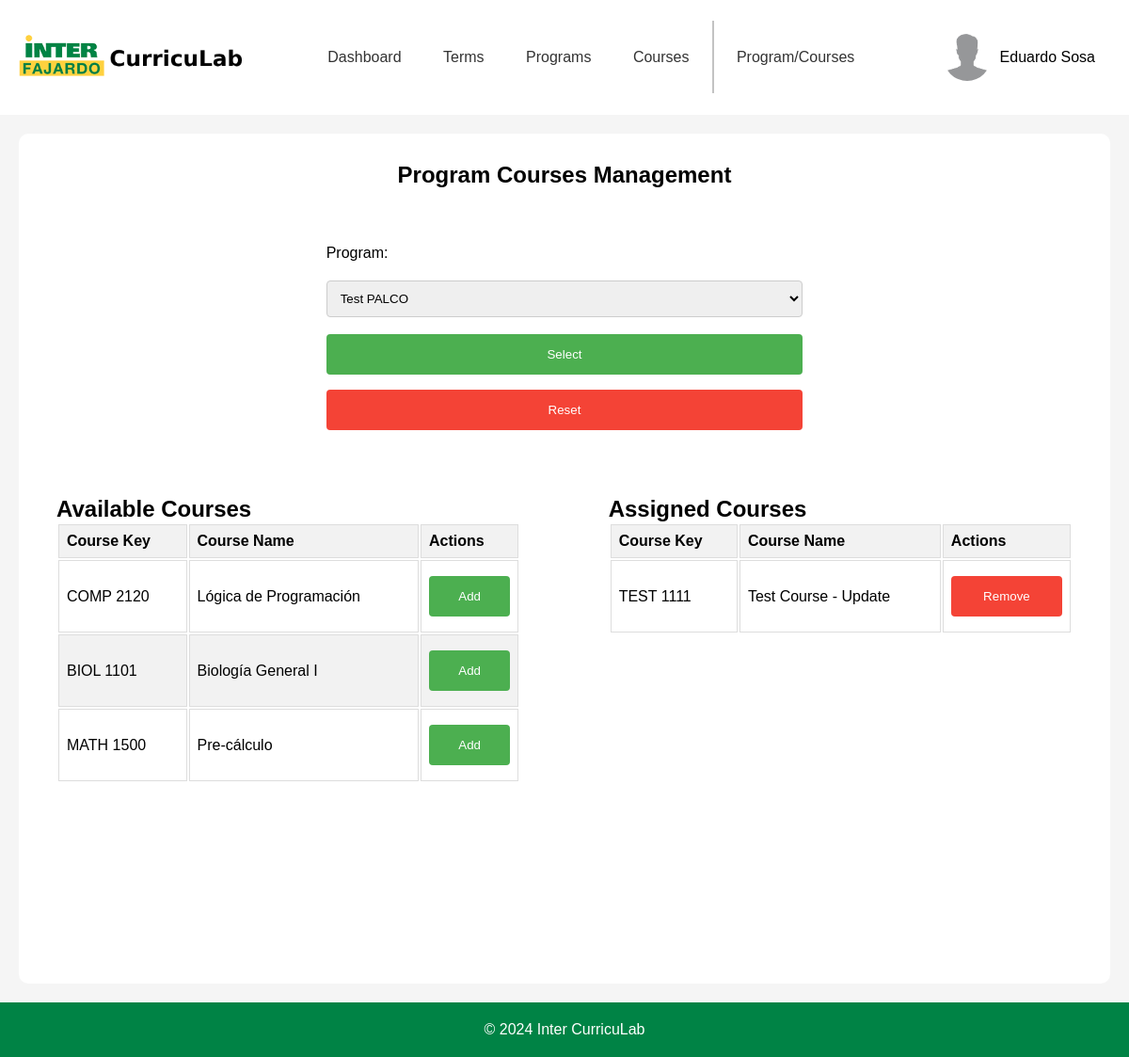
Page /templates/adminPages/adminProgramCourses.php?program=TEST (signed in) on the earlier database version.
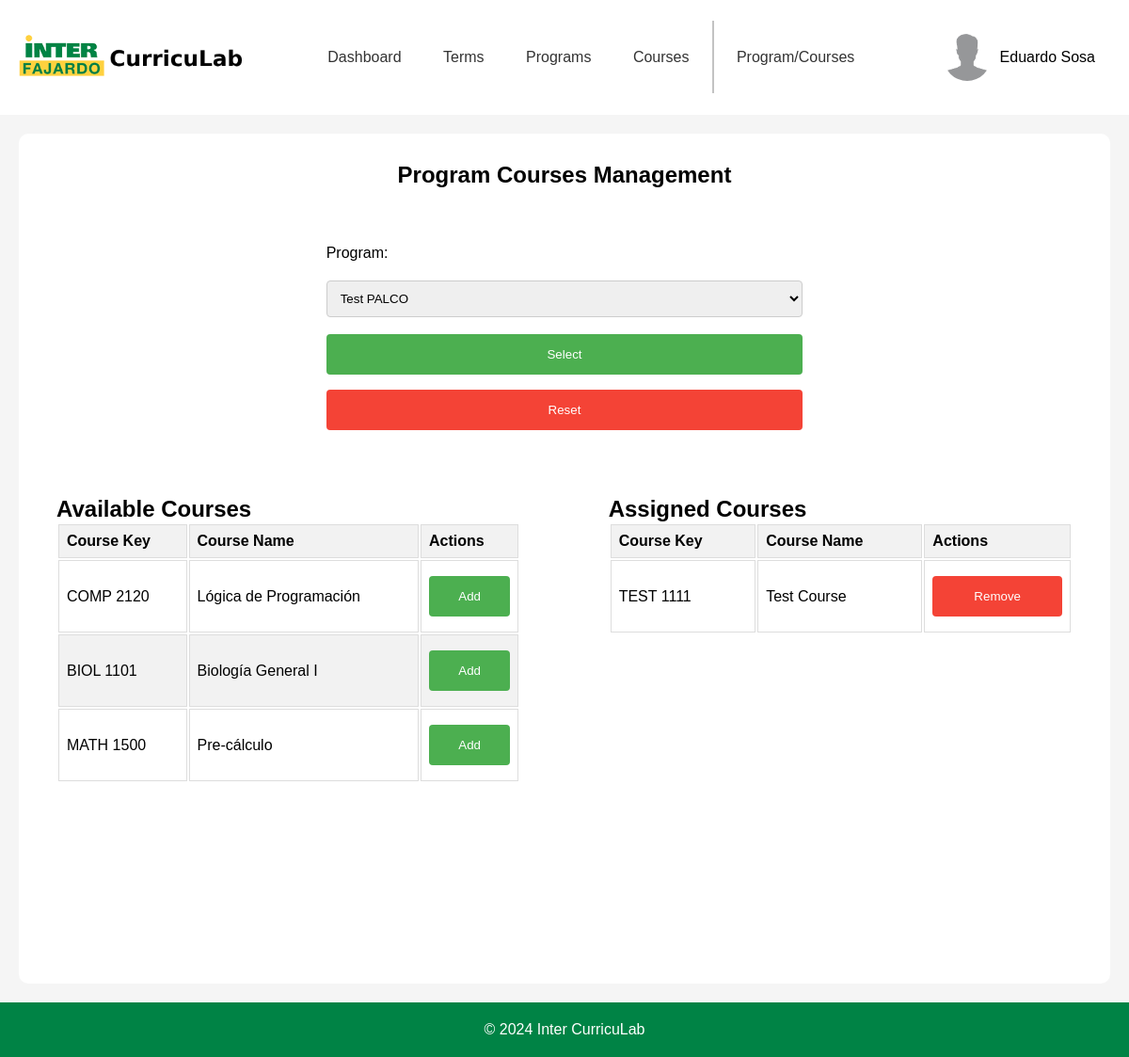
Same page on the later database version.
### tables this page shows
CREATE TABLE "course" (
	"CourseID"	INTEGER NOT NULL UNIQUE,
	"CourseKey"	TEXT,
	"CourseName"	TEXT,
	"CompetencyKey"	TEXT,
	"ObjectiveDescription"	TEXT,
	"EvaluationInstrument"	TEXT,
	"CompetencyMetric"	TEXT,
	PRIMARY KEY("CourseID" AUTOINCREMENT),
	FOREIGN KEY("CompetencyKey") REFERENCES "competency"("CompetencyKey")
);

### templates/adminPages/adminProgramCourses.php (the view, shortened to what the changed rows need)
<?php
$config = require_once '../../backend/php/config.php';
if (!isset($_SESSION['email'])) {
    header('Location: ../index.php');
    exit();
} else {
    if ($config['db']['type'] === 'sqlite') {
        $db = new SQLite3($config['db']['sqlite']['path']);
    } elseif ($config['db']['type'] === 'mysql') {
        $dsn = "mysql:host={$config['db']['mysql']['host']};dbname={$config['db']['mysql']['dbname']}";
        $db = new PDO($dsn, $config['db']['mysql']['username'], $config['db']['mysql']['password']);
    }
    cleanUpProgramCourses($db);
    $queryCourse = "SELECT * FROM course";
    $stmtCourse = $db->prepare($queryCourse);
    $resultCourse = $stmtCourse->execute();
    $courses = fetchAllRows($resultCourse);
    $queryProgramCourse = "SELECT * FROM programCourses";
    $stmtProgramCourse = $db->prepare($queryProgramCourse);
    $resultProgramCourse = $stmtProgramCourse->execute();
    $programCourses = fetchAllRows($resultProgramCourse);
    $selectedProgramKey = $_GET['program'] ?? null;
    if ($selectedProgramKey) {
        $queryProgramCourses = "SELECT * FROM programCourses WHERE ProgramKey = :programKey";
        $stmtProgramCourses = $db->prepare($queryProgramCourses);
        $stmtProgramCourses->bindValue(':programKey', $selectedProgramKey, SQLITE3_TEXT);
        $resultProgramCourses = $stmtProgramCourses->execute();
        $programCourses = fetchAllRows($resultProgramCourses);
    } else {
        $programCourses = [];
    }
}
function fetchAllRows($result) {
    $rows = [];
    while ($row = $result->fetchArray(SQLITE3_ASSOC)) {
        $rows[] = $row;
    }
    return $rows;
}
function cleanUpProgramCourses($db) {
    $queryProgramCourses = "SELECT * FROM programCourses";
    $stmtProgramCourses = $db->prepare($queryProgramCourses);
    $resultProgramCourses = $stmtProgramCourses->execute();
}
?>
<!DOCTYPE html>
<html lang="en">
<head>
    <link rel="stylesheet" href="../../static/css/headerFooter.css">
    <link rel="stylesheet" href="../../static/css/adminProgramCourses.css">
</head>
<body>
    <div id="container">
        <div class="container-upperBox">
            <div class="gridParent">
                <div class="programSelector">
                    <h2>Program Courses Management</h2>
                </div>
                <div class="coursesTable">
                    <h2>Available Courses</h2>
                    <table>
                        <thead>
                        <tr>
                            <th>Course Key</th>
                            <th>Course Name</th>
                            <th>Actions</th>
                        </tr>
                        </thead>
                    </table>
                </div>
                <div class="addedCourses">
                    <h2>Assigned Courses</h2>
                    <table>
                        <thead>
                        <tr>
                            <th>Course Key</th>
                            <th>Course Name</th>
                            <th>Actions</th>
                        </tr>
                        </thead>
                        <tbody>
                        <?php
                        foreach ($courses as $course) {
                            $isCourseInProgram = false;
                            foreach ($programCourses as $programCourse) {
                                if ($programCourse['CourseKey'] == $course['CourseKey']) {
                                    $isCourseInProgram = true;
                                    break;
                                }
                            }
                            if ($isCourseInProgram) {
                                echo '<tr>';
                                echo '<td>' . $course['CourseKey'] . '</td>';
                                echo '<td>' . $course['CourseName'] . '</td>';
                                ?>
                                <td>
                                    <form method="post" action="<?php echo $_SERVER['PHP_SELF']; ?>">
                                        <button type="submit" name="removeCourse" class="removeButton">Remove</button>
                                    </form>
                                </td>
                                <?php
                                echo '</tr>';
                            }
                        }
                        ?>
                        </tbody>
                    </table>
                </div>
            </div>
        </div>
    </div>
</body>
</html>

Differences in the rows shown:
changed course "TEST 1111": CourseName "Test Course - Update" → "Test Course"
